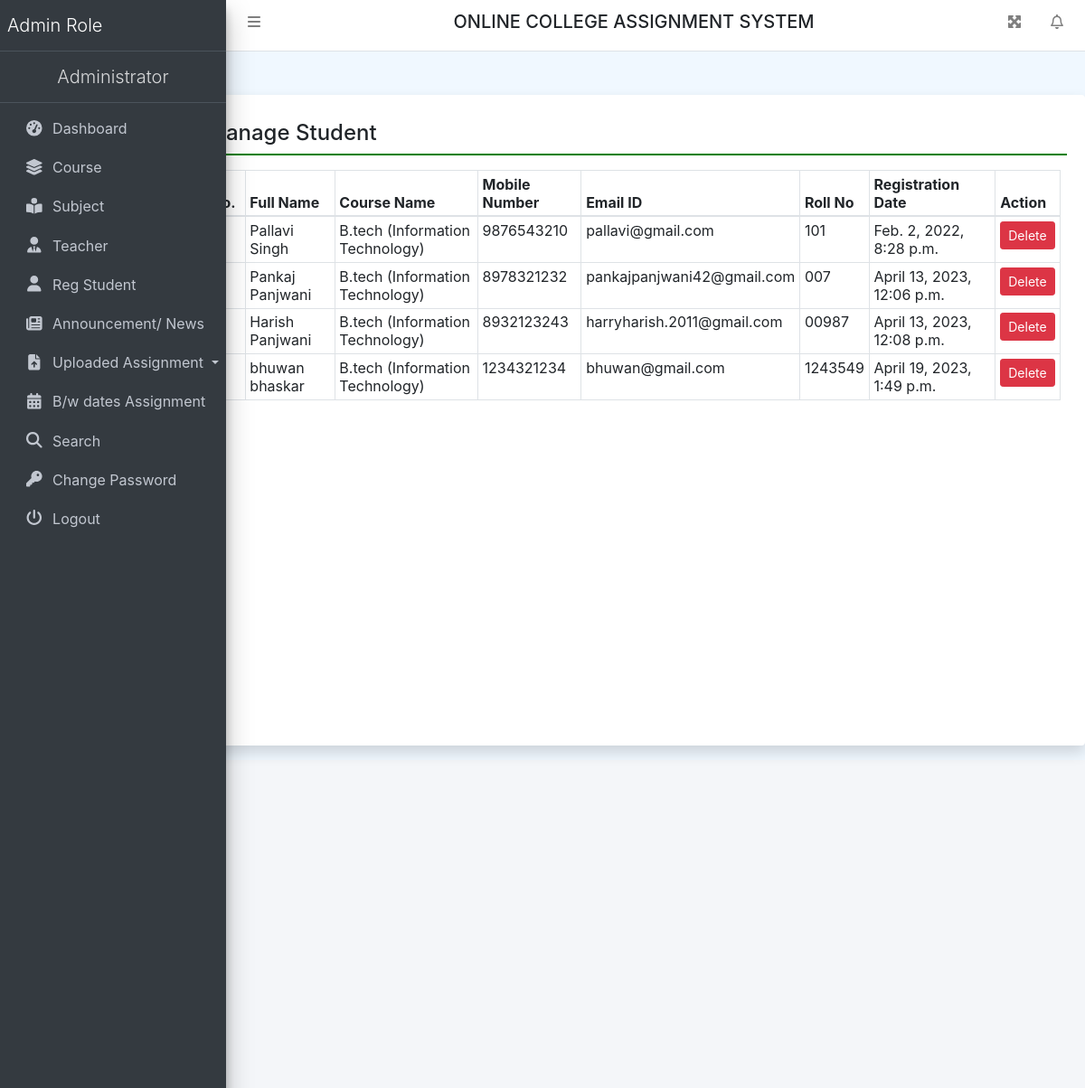
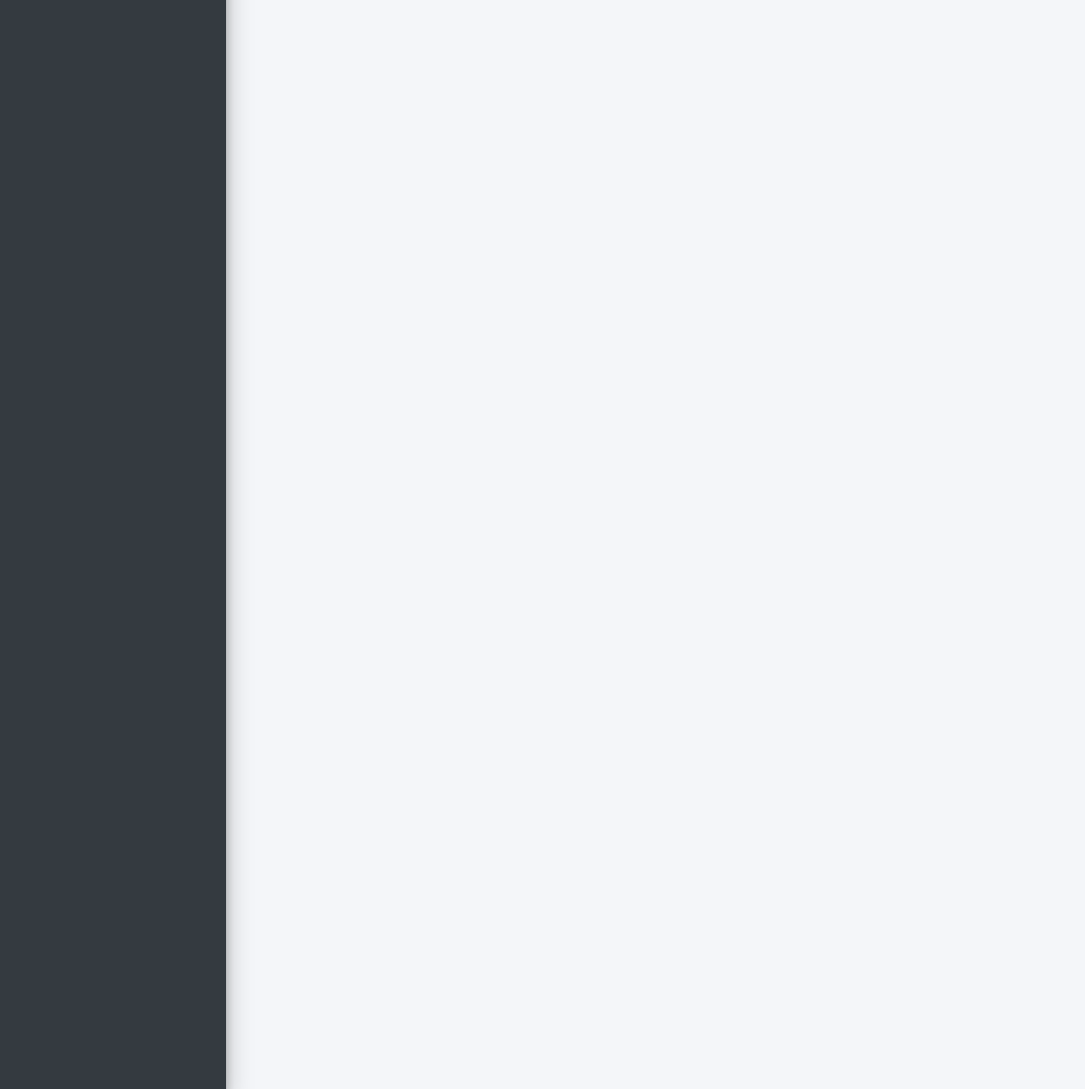
Screenshot of /regUser (signed in) with the database file from the repository (2 pictures, top to bottom).
### collegeAssignment/models.py (models this page shows, shortened)
class UserDetail(models.Model):
    user = models.ForeignKey(User, on_delete=models.CASCADE)
    MobileNumber = models.CharField(max_length=200, null=True)
    course = models.ForeignKey(Course, on_delete=models.CASCADE)
    RollNumber = models.CharField(max_length=200, null=True)
    RegDate = models.DateTimeField(auto_now_add=True)

class Course(models.Model):
    BranchName = models.CharField(max_length=150, null=True)
    CourseName = models.CharField(max_length=200, null=True)
    CreationDate = models.DateTimeField(auto_now_add=True)

### collegeAssignment/views.py (the view)
# urls.py: path('regUser', regUser, name='regUser'),
def regUser(request):
    if not request.user.is_authenticated:
        return redirect('admin_login')
    userDtls = UserDetail.objects.all()
    return render(request, 'regUser.html', locals())

### collegeAssignment/templates/regUser.html
{% extends 'header.html' %}
{% block main %}
<div class="card shadow mt-5 offset-2" style="min-height: 90vh">
    <div class="card-body">
        <h4 class="p-2" style="border-bottom: 2px solid green;">Manage
            Student</h4>
        <div class="container-fluid mt-3">
            <table class="table table-bordered table-sm">
                <thead>
                <tr>
                    <th>S No.</th>
                    <th>Full Name</th>
                    <th>Course Name</th>
                    <th>Mobile Number</th>
                    <th>Email ID</th>
                    <th>Roll No</th>
                    <th>Registration Date</th>
                    <th>Action</th>
                </tr>
                </thead>
                <tbody>
                {% for i in userDtls %}
                <tr>
                    <td>{{forloop.counter}}</td>
                    <td>{{i.user.first_name}} {{i.user.last_name}}</td>
                    <td>{{i.course.CourseName}} ({{i.course.BranchName}})</td>
                    <td>{{i.MobileNumber}}</td>
                    <td>{{i.user.username}}</td>
                    <td>{{i.RollNumber}}</td>
                    <td>{{i.RegDate}}</td>
                    <td><a onclick="return confirm('Are you sure to Delete')" href="{% url 'deleteUser' i.user.id %}"
                           class="btn btn-sm btn-danger">Delete</a></td>
                </tr>
                {% endfor %}
                </tbody>
            </table>
        </div>
    </div>
</div>
{% endblock %}

### collegeAssignment/templates/header.html (style rules this page uses)
body { background-color: aliceblue; }

### rows the page displays
UserDetail: user.first_name "Pallavi", user.last_name "Singh", course.CourseName "B.tech", course.BranchName "Information Technology", MobileNumber "9876543210", user.username "pallavi@gmail.com", RollNumber "101", RegDate "Feb. 2, 2022, 8:28 p.m."
UserDetail: user.first_name "Pankaj", user.last_name "Panjwani", course.CourseName "B.tech", course.BranchName "Information Technology", MobileNumber "8978321232", user.username "pankajpanjwani42@gmail.com", RollNumber "007", RegDate "April 13, 2023, 12:06 p.m."
UserDetail: user.first_name "Harish", user.last_name "Panjwani", course.CourseName "B.tech", course.BranchName "Information Technology", MobileNumber "8932123243", user.username "harryharish.2011@gmail.com", RollNumber "00987", RegDate "April 13, 2023, 12:08 p.m."
UserDetail: user.first_name "bhuwan", user.last_name "bhaskar", course.CourseName "B.tech", course.BranchName "Information Technology", MobileNumber "1234321234", user.username "bhuwan@gmail.com", RollNumber "1243549", RegDate "April 19, 2023, 1:49 p.m."
